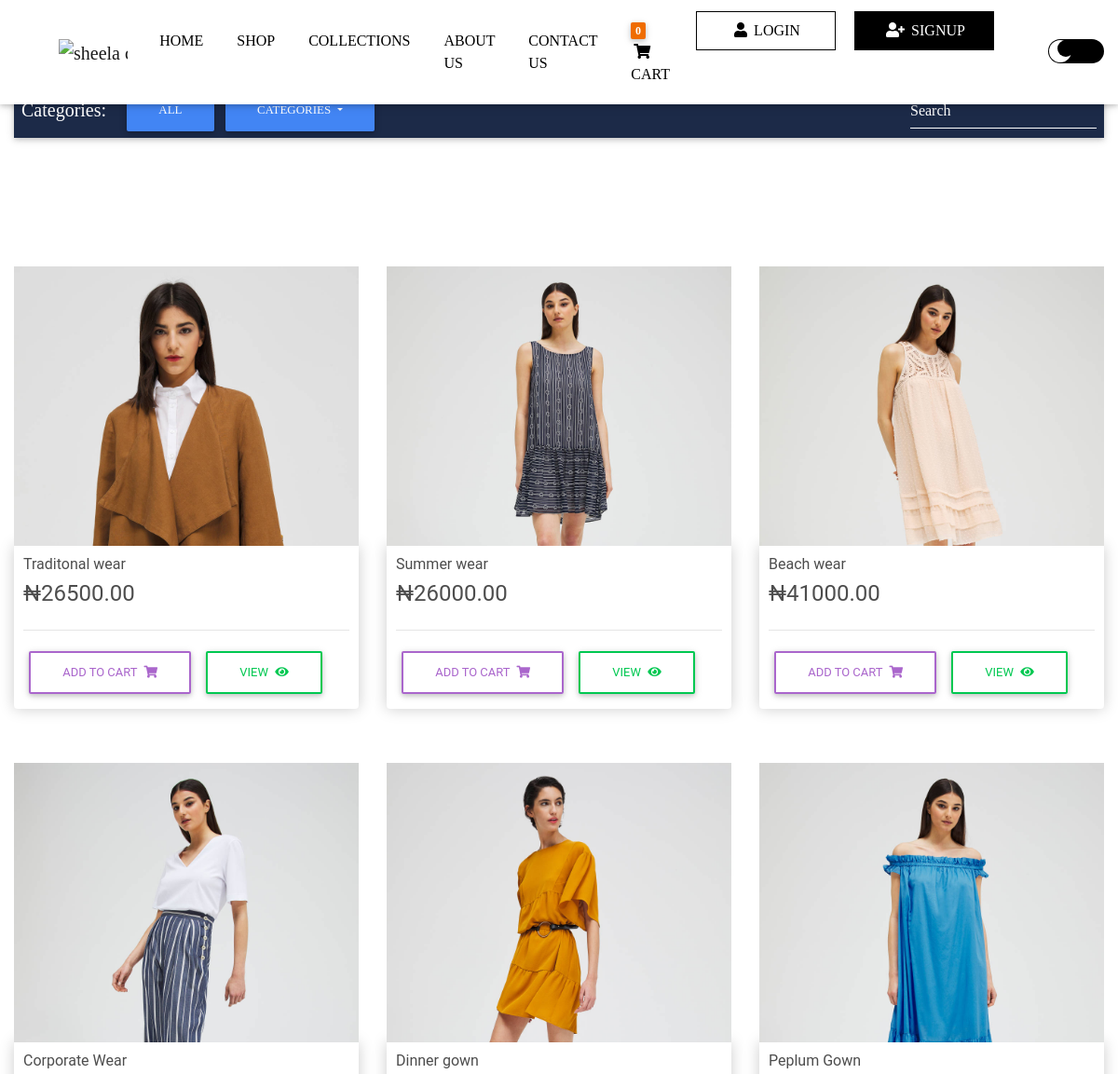
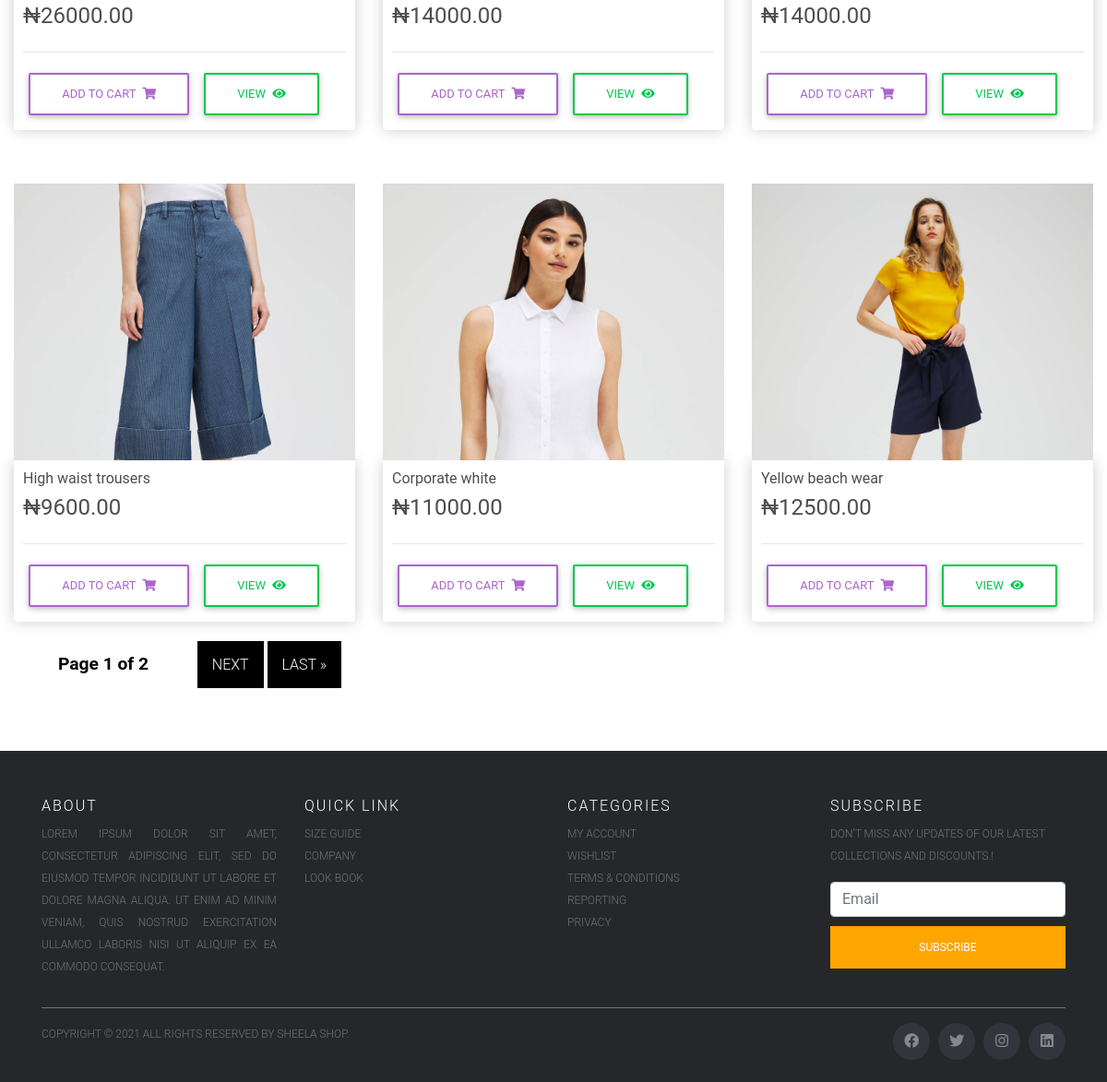
/store/, run on the app's committed database (2 pictures, top to bottom).
### store/models.py (models this page shows, shortened)
class Product(models.Model):
	name = models.CharField(max_length=200)
	slug = models.SlugField(max_length=200, db_index=True, null=True)
	price = models.DecimalField(max_digits=7, decimal_places=2)
	digital = models.BooleanField(default=False,null=True, blank=True)
	image = models.ImageField(null=True, blank=True)
	discount_price = models.DecimalField(max_digits = 7, decimal_places=2, blank=True, null=True)
	stock = models.BooleanField(default=True)
	image1 = models.ImageField(null=True, blank=True)
	image2 = models.ImageField(null=True, blank=True)
	image3 = models.ImageField(null=True, blank=True)
	description = models.TextField(blank=True, null=True)
	short_description = models.TextField(max_length=30, blank=True, null=True)
	category = models.ForeignKey(Category, related_name='products', on_delete=models.PROTECT, null=True)
	def get_absolute_url(self):
		return reverse('store:product', kwargs={'slug':self.slug})

### store/views.py (the view)
# urls.py: path('', include(('store.urls', 'store'), namespace='store')),
def store(request, category_slug=None):
    data = cartData(request)
    cartItems = data['cartItems']
    category = None
    categories = Category.objects.all()
    products = Product.objects.all()
    if category_slug:
        category = get_object_or_404(Category, slug=category_slug)
        products = products.filter(category=category)
    paginator = Paginator(products, 9)
    page = request.GET.get('page')
    try:
        products = paginator.get_page(page)
    except PageNotAnInteger:
        products = paginator.page(1)
    except EmptyPage:
        products = paginator.page(paginator.num_pages)
    context = {'page': page,'products': products, 'cartItems':cartItems,'category':category, 'categories':categories,}
    return render(request, 'store/store.html', context)

### store/models.py (called while the page is built)
	def get_absolute_url(self):
		return reverse('store:product_list_by_category', kwargs={'category_slug':self.slug})

### store/utils.py (called while the page is built, shortened)
def cookieCart(request):
    try:
        cart = json.loads(request.COOKIES['cart'])
    except:
        cart={}
    print('Cart:', cart)
    items = []
    order = {'get_cart_total':0,'get_cart_items':0, 'shipping':False}
    cartItems = order['get_cart_items']
    return {'cartItems':cartItems, 'order':order, 'items':items}

def cartData(request):
    if request.user.is_authenticated:
        customer = request.user.customer
        order, created =  Order.objects.get_or_create(customer=customer, complete=False)
        items = order.orderitem_set.all()
        cartItems = order.get_cart_items
    else:
        cookieData = cookieCart(request)
        cartItems = cookieData['cartItems']
        order = cookieData['order']
        items = cookieData['items']
    return {'cartItems':cartItems, 'order':order, 'items':items}

### store/templates/store/store.html (shortened to what this page needs)
{% extends 'store/base.html' %}
{% load static %}
{% block content %}
<!DOCTYPE html>
<html lang="en">
<head>
</head>
<body>
<div class='container-fluid'>
	<nav class="navbar navbar-expand-lg navbar-dark mdb-color darken-3 mt-3 mb-5">
		<span class="navbar-brand ml-2">Categories:</span>
		<div class="collapse navbar-collapse" id="basicExampleNav">
			<ul class="navbar-nav mr-auto">
				<div class='dropdown'>
					<li {% if not category %} class="nav-item active" {% endif %}>
						<a class="btn btn-primary"
						href="{% url 'store:store' %}"
						role="button"
						aria-expanded="True">All
						</a>
					</li>
				</div>
				<div class="dropdown">
					<a
					  class="btn btn-primary dropdown-toggle"
					  href="#"
					  role="button"
					  id="dropdownMenuLink"
					  data-mdb-toggle="dropdown"
					  aria-expanded="True"
					>
					  Categories
					</a>
				  </div>
			</ul>
			<form class="form-inline">
				<div class="md-form my-0">
					<input class="form-control mr-sm-2" type="text" placeholder="Search" aria-label="Search">
				</div>
			</form>
		</div>
	</nav>
<section style='margin:5rem 0;'>
	<div class="row">
		{% for product in products %}
		<div class="col-lg-4 mx-auto col-md-12">
			<div class='mt-5 image-container'><a class="tile" href="{{ product.get_absolute_url }}">
                <img src="{% if product.image %}{{ product.image.url }}  {% else %} {% static 'img/no_image.png' %}{% endif %}"
                    class="img-fluid " alt="muwahhidaat">
        	</a></div>
			<div class="box-element product">
				<h6><strong>{{product.name}}</strong></h6>
				<h4 style="display: inline-block;"><strong>₦{{product.price}}</strong></h4>
				<hr>
				<button data-product="{{product.id}}" data-action="add" class="btn btn-outline-secondary add-btn update-cart">Add to Cart <i class="fas fa-shopping-cart ml-1"></i></button>
				<a class="btn btn-outline-success" href="{{ product.get_absolute_url }}">View <i class="fas fa-eye ml-1"></i></a>
			</div>
		</div>
		{% endfor %}
	</div>
	{% include "store/pagination.html" with page=products %}
</section>
</div>
</body>
</html>
{% endblock %}

### store/templates/store/base.html (shortened to what this page needs)
<!DOCTYPE html>
{% load static %}
<html>
<head>
	<link rel="stylesheet" href="https://stackpath.bootstrapcdn.com/bootstrap/4.4.1/css/bootstrap.min.css">
	<link rel="stylesheet" href="https://use.fontawesome.com/releases/v5.11.2/css/all.css">
	<link rel="stylesheet" type="text/css" href="{% static 'store/css/base.css' %}">
	<link href="{% static 'store/css/mdb.min.css' %}" rel="stylesheet">
    <link href="{% static 'store/css/style.min.css' %}" rel="stylesheet">
</head>
<body>
	<nav class="navbar fixed-top navbar-expand-lg navbar-light white scrolling-navbar">
		<div class="container-fluid">
			<a class="navbar-brand waves-effect ml-5" href='/'>
				<img src='{% static "img/logo.jpg" %}' alt='sheela clothing shop'>
			</a>
			<div class="collapse navbar-collapse" id="navbarSupportedContent">
				<ul class="navbar-nav mx-auto">
					<li class="nav-item ">
						<a class="nav-link waves-effect" href="/">Home
						</a>
					</li>
					<li class="nav-item">
						<a class="nav-link waves-effect" href="/store">Shop</a>
					</li>
					<li class="nav-item">
						<a class="nav-link waves-effect" href="#" target="_blank">Collections</a>
					</li>
					<li class="nav-item">
						<a class="nav-link waves-effect" data-toggle="modal" data-target="#ModalWarning">About Us
						</a>
					</li>
					<li class="nav-item">
						<a class="nav-link waves-effect" data-toggle="modal" data-target="#modalContactForm">Contact Us
						</a>
					</li>
				</ul>
				<ul class="navbar-nav mx-auto">
					{% if request.user.is_authenticated %}
					<li class="nav-item">
						<a class="nav-link waves-effect" href='{% url "store:cart" %}'>
							<span class="badge orange darken-3 z-depth-1 mr-1">
								{{cartItems}}</span>
							<i class="fas fa-shopping-cart"></i>
							<span class="clearfix d-none d-sm-inline-block"> Cart </span>
						</a>
					</li>
					<li class="nav-item">
						<a class="nav-link log waves-effect" href="{% url 'account_logout'%}">
							<i class="fas fa-user"></i>
							<span class="clearfix d-none d-sm-inline-block"> Logout</span>
						</a>
					</li>
					{% else %}
					<li class="nav-item">
						<a class="nav-link waves-effect" href='{% url "store:cart" %}'>
							<span class="badge orange darken-3 z-depth-1 mr-1">
								{{cartItems}}</span>
							<i class="fas fa-shopping-cart"></i>
							<span class="clearfix d-none d-sm-inline-block"> Cart </span>
						</a>
					</li>
					<li class="nav-item">
						<a class="nav-link log waves-effect" href="{% url 'account_login'%}">
							<i class="fas fa-user"></i>
							<span class="clearfix d-none d-sm-inline-block"> Login</span>
						</a>
					</li>
					<li class="nav-item">
						<a class="nav-link signup" href="{% url 'account_signup'%}">
							<i class="fas fa-user-plus"></i>
							<span> Signup</span>
						</a>
					</li>
					{% endif %}
				</ul>
			</div>
			<div class='navbar-nav ml-5'>
				<div class='theme-switch-wrapper'>
					<label class='theme-switch' for ='checkbox'>
						<div class='slider round' data-toggle="popover" data-trigger="focus" title='For User Ease: Try it pls'
						data-content="And here's an amazing user experience. Which do you prefer Dark or Light?"></div>
					</label>
				</div>
			</div>
		</div>
	</nav>
	<div class='mt-5 pt-4'>
		{% block content %} {% endblock content %}
	</div>
	<footer class="site-footer">
			<div class="container">
			  <div class="row">
				<div class="col-lg-3 col-md-6">
				  <h6>About</h6>
				  <p class="text-justify">Lorem ipsum dolor sit amet, consectetur adipiscing elit,
					sed do eiusmod tempor incididunt ut labore et dolore magna
					aliqua. Ut enim ad minim veniam, quis nostrud exercitation
					ullamco laboris nisi ut aliquip ex ea commodo consequat.</p>
				</div>
				<div class="col-lg-3 col-md-3">
				  <h6>Quick Link</h6>
				  <ul class="list-unstyled f_list">
					<li>
						<a href='#' data-toggle="modal" data-target="#sideModalTLInfo">Size Guide</a>
					</li>
					<li>
						<a href="#">Company</a>
					</li>
					<li>
						<a href='#'>Look book</a>
					</li>
				</ul>
				</div>
				<div class="col-lg-3 col-md-3">
				  <h6>Categories</h6>
				  <ul class="list-unstyled f_list">
					<li>
						<a href="#">My Account</a>
					</li>
					<li>
						<a href="#">Wishlist</a>
					</li>
					<li>
						<a href="#">Terms &amp; conditions</a>
					</li>
					<li>
						<a href="#">Reporting</a>
					</li>
					<li>
						<a href="#">Privacy</a>
					</li>
				</ul>
				</div>
				<div class='col-lg-3 col-md-3'>
					<div class="f_widget company_widget wow fadeInLeft" data-wow-delay="0.2s" style="visibility: visible; animation-delay: 0.2s; animation-name: fadeInLeft;">
						<h6>SUBSCRIBE</h6>
						<p>Don’t miss any updates of our latest collections and discounts.!</p>
						<form action="#" method="post">
							<input type="email" name="email" class="form-control memail" placeholder="Email">
							<button class="btn-block" type="submit">SUBSCRIBE</button>
						</form>
					</div>
				</div>
			  </div>
			  <hr>
			</div>
			<div class="container">
			  <div class="row">
				<div class="col-md-8 col-sm-6 col-xs-12">
				  <p class="copyright-text">Copyright &copy; 2021 All Rights Reserved by
			   <a href="#">Sheela Shop</a>.
				  </p>
				</div>
				<div class="col-md-4 col-sm-6 col-xs-12">
				  <ul class="social-icons">
					<li><a class="facebook" href="#"><i class="fab fa-facebook"></i></a></li>
					<li><a class="twitter" href="#"><i class="fab fa-twitter"></i></a></li>
					<li><a class="instagram" href="#"><i class="fab fa-instagram"></i></a></li>
					<li><a class="linkedin" href="#"><i class="fab fa-linkedin"></i></a></li>
				  </ul>
				</div>
			  </div>
			</div>
	</footer>
</body>
</html>

### store/templates/store/pagination.html (shortened to what this page needs)
<!DOCTYPE html>
<html lang="en">
<head>
</head>
<body>
    <div class='pagination'>
        <span class='step-links'>
            <span class='current px-5'>
                Page {{page.number }} of {{ page.paginator.num_pages }}
            </span>
            {% if page.has_next %}
            <a href='?page={{ page.next_page_number }}'> Next</a>
            <a href='?page={{ page.paginator.num_pages }}'>Last &raquo; </a>
            {% endif %}
        </span>
    </div>
</body>
</html>

### store/static/store/css/base.css (style rules this page uses)
body { background-color: hsl(0, 0%, 98%); }
h1,h2,h3,h4,h5,h6 { color:hsl(0, 0%, 30%); }
.box-element { box-shadow:hsl(0, 0%, 80%) 0 0 16px; background-color: #fff; border-radius: 4px; padding: 10px; }
.product { border-radius: 0 0 4px 4px; }
.col-lg-4, .col-lg-6, .col-lg-8, .col-lg-12 { margin-top: 10px; }
.btn { border-radius: 0; }
* { scroll-behavior: smooth; }
:root { --bg-color:white; --font-color: #fff; --heading-color: grey; --bg:url('../img/aicodings40.webp'); --hr-color: cyan; --button-color: #ff5e14; --strong-color: white; --p-color: rgb(196, 196, 196); --font-weight: 400; --button-color1: teal; --button-color2:black; --button-color3:#011424; --card-color: #010e1b; --fa-button: cyan; --fa-nav-color:white; --tag-color: black; }
.theme-switch-wrapper { display:flex;align-items:center;align-content: center; margin-top:10px;z-index:2; }
.theme-switch { display:inline-block;height:30px;position: relative;width:60px; }
.slider { background-color:black;border:2px solid 0;bottom:4px;cursor: pointer;left:0;position: absolute;right:0;top:0;transition:.4s; }
.slider:before { background-color:transparent; box-shadow:-6px 3px 0 3px white; bottom:7px;content: "";height: 18px;left:10px;position: absolute; transition:.4s;width:18px; }
.slider.round { border-radius:34px; }
.slider.round:before { border-radius: 50%; }
html, body, header, .carousel { height: 100vh; }
@media (min-width: 800px) { html, body, header, .carousel { height: 100vh; } }
:root { --src: url(https://images.unsplash.com/photo-1554620121-59e7f3f6e3a4?ixlib=rb-1.2.1&q=80&fm=jpg&crop=entropy); --size: 60vmin; --space: 8vmin; --duration: 300ms; --ease-out: cubic-bezier(0.25, 1, 0.5, 1); --bounce-out: cubic-bezier(0.34, 1.56, 0.64, 1); }
body { margin: 0 auto; font-family: "Sura", sans-serif; color: white; background-color: var(--bg-color); }
.navbar { padding: 1px 0; font-family: 'Josefin Slab', serif; }
.navbar-brand img { width:70px;height:50px; }
.nav-link { text-transform: uppercase;margin:0 10px; }
.signup { background-color:black;width:150px;text-align:center;border:1px solid black;color:white; }
.signup span, .signup i { color:white; }
.log { width:150px; border:1px solid black;text-align:center; }
.image-container { height:300px;overflow:hidden; }
.site-footer { background-color:#26272b; padding:45px 0 20px; font-size:12px; line-height:24px; color:#737373; text-transform:uppercase; }
.site-footer hr { border-top-color:#bbb; opacity:0.5 }
.site-footer h6 { color:#fff; font-size:16px; text-transform:uppercase; margin-top:5px; letter-spacing:2px }
.site-footer a { color:#737373; }
.site-footer .social-icons { text-align:right }
.site-footer .social-icons a { width:40px; height:40px; line-height:40px; margin-left:6px; margin-right:0; border-radius:100%; background-color:#33353d }
.copyright-text { margin:0 }
.social-icons { padding-left:0; margin-bottom:0; list-style:none }
.social-icons li { display:inline-block; margin-bottom:4px }
.social-icons a { background-color:#eceeef; color:#818a91; font-size:16px; display:inline-block; line-height:44px; width:44px; height:44px; text-align:center; margin-right:8px; border-radius:100%; -webkit-transition:all .2s linear; -o-transition:all .2s linear; transition:all .2s linear }
.btn-block { margin:10px 0;background-color:orange;color:white;padding:10px 15px;border:1px solid orange; }

### store/templates/store/pagination.html (style rules this page uses)
.pagination { text-align:center;margin:2rem 0;position:relative; }
.step-links a { color:white; border:1px solid black;background-color:black;padding:15px;text-decoration:none; text-transform:uppercase; }
span.current { font-size:1.2rem;color:black;font-weight:600; }

### data on the page
Product: image (picture), name "Traditonal wear", price "26500.00"
Product: image (picture), name "Summer wear", price "26000.00"
Product: image (picture), name "Beach wear", price "41000.00"
Product: image (picture), name "Corporate Wear", price "26000.00"
Product: image (picture), name "Dinner gown", price "14000.00"
Product: image (picture), name "Peplum Gown", price "14000.00"
Product: image (picture), name "High waist trousers", price "9600.00"
Product: image (picture), name "Corporate white", price "11000.00"
Product: image (picture), name "Yellow beach wear", price "12500.00"

### other printed values
{{ cartItems }} "0"
{{ page.number }} "1"
{{ page.paginator.num_pages }} "2"
